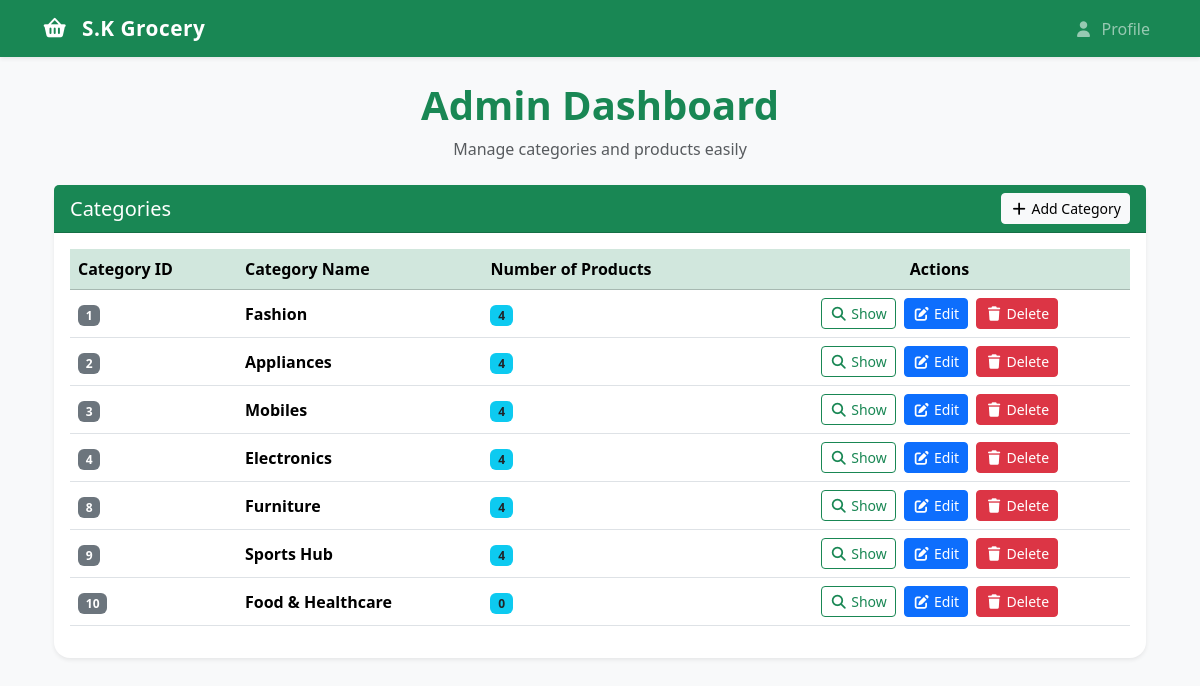
Page /admin (signed in) on the earlier database version.
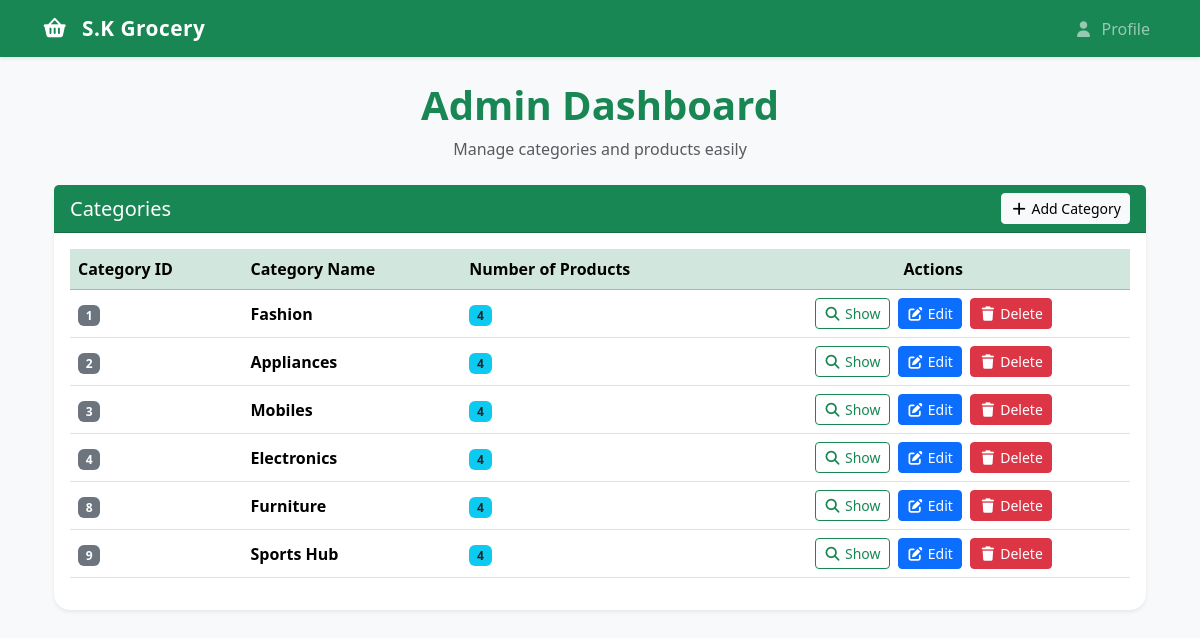
Same page on the later database version.
### app.py (models this page shows)
class Category(db.Model):
    __tablename__ = 'category'
    id = db.Column(db.Integer, primary_key=True)
    name = db.Column(db.String(64), nullable=False)
    products = db.relationship('Product', backref='category', lazy=True, cascade="all, delete-orphan")

### app.py (the view)
@app.route("/admin")
@admin_required
def admin():
    user = User.query.get(session['user_id'])
    if not user.is_admin:
        flash('You are not authorized to view this page.')
        return redirect(url_for('index'))
    return render_template('admin.html', user=user, categories= Category.query.all())

### app.py (called while the page is built)
def admin_required(func):
    @wraps(func)
    def inner (*args, **kwargs):
        if 'user_id' not in session:
            flash('You need to login first.')
            return redirect(url_for('login'))
        user =User.query.get(session['user_id'])
        if not user.is_admin:
            flash('You are not authorized to view this page.')
            return redirect(url_for('index'))
        return func(*args, **kwargs)
    return inner

### templates/admin.html (shortened to what this page needs)
{% extends "layout.html" %}
{% block content %}
<div class="container mt-4">
    <div class="text-center mb-4">
        <h1 class="fw-bold text-success">Admin Dashboard</h1>
        <p class="text-muted">Manage categories and products easily</p>
    </div>
    <div class="card shadow-sm border-0">
        <div class="card-header bg-success text-white d-flex justify-content-between align-items-center">
            <h5 class="mb-0">Categories</h5>
            <a class="btn btn-light btn-sm" href="{{ url_for('add_category') }}">
                <i class="fas fa-plus"></i> Add Category
            </a>
        </div>
        <div class="card-body">
            <table class="table table-hover align-middle">
                <thead class="table-success">
                    <tr>
                        <th scope="col">Category ID</th>
                        <th scope="col">Category Name</th>
                        <th scope="col">Number of Products</th>
                        <th scope="col" class="text-center">Actions</th>
                    </tr>
                </thead>
                <tbody>
                    {% for category in categories %}
                    <tr>
                        <td><span class="badge bg-secondary">{{ category.id }}</span></td>
                        <td class="fw-semibold">{{ category.name }}</td>
                        <td>
                            <span class="badge bg-info text-dark">
                                {{ category.products|length }}
                            </span>
                        </td>
                        <td class="text-center">
                            <a href="{{ url_for('show_category', id=category.id) }}"
                                class="btn btn-sm btn-outline-success me-1">
                                <i class="fas fa-search"></i> Show
                            </a>
                            <a href="{{ url_for('edit_category', id=category.id) }}"
                                class="btn btn-sm btn-primary me-1">
                                <i class="fas fa-edit"></i> Edit
                            </a>
                            <a href="{{ url_for('delete_category', id=category.id) }}" class="btn btn-sm btn-danger">
                                <i class="fas fa-trash"></i> Delete
                            </a>
                        </td>
                    </tr>
                    {% else %}
                    <tr>
                        <td colspan="4" class="text-center text-muted">No categories found</td>
                    </tr>
                    {% endfor %}
                </tbody>
            </table>
        </div>
    </div>
</div>
{% endblock %}

Differences in the rows shown:
removed Category: id "10", name "Food & Healthcare", products|length "0"
